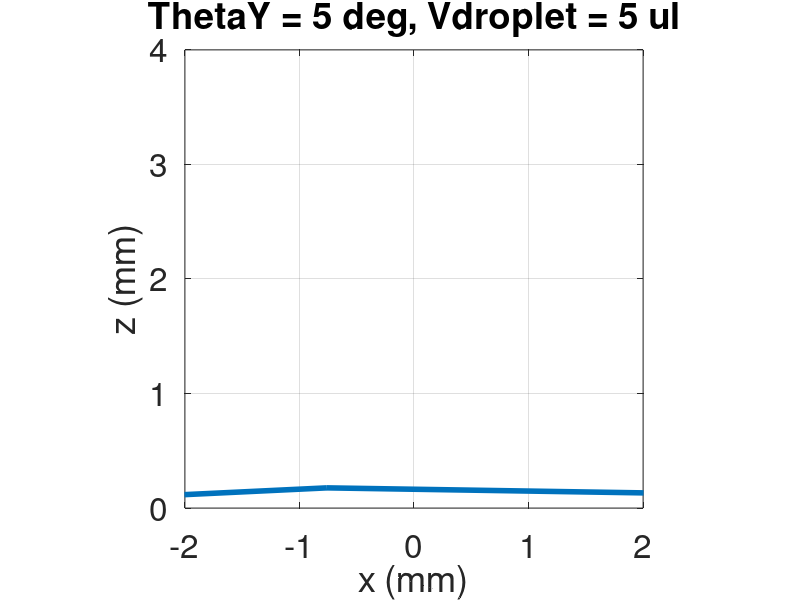

Reproduce this figure in MATLAB.
%%%
%%% Analytical droplet shape calculator
%%% Started by nikoscham (2021)
%%%

Vdroplet = input ("Define droplet's volume (ul): "); % Droplet volume (ul)
Vdroplet = Vdroplet*1e-9; % Convert to m3
ThetaY = input ("Define Young's contact angle (deg): "); % Young's contact angle
ThetaY = ThetaY * pi / 180; % Convert to rad

% Calculate the point where the droplet touches the solid surface (ro)
ro = (Vdroplet/(2*pi/(3*tan(pi-ThetaY)^3)+pi/tan(pi-ThetaY)+2*pi*sqrt(1/(tan(pi-ThetaY))^2+1)^3/3))^(1/3);

% Calculate the z-cordinate of the center of the circle (zc)
zc = ro/tan(pi-ThetaY);

% Calculate the radius of the circle (R)
R = sqrt(zc^2+ro^2);

ro = ro * 1000;
zc = zc * 1000;
R = R *1000;

% Plot results
set(0, "defaulttextfontsize", 24) % Title
set(0, "defaultaxesfontsize", 24) % Axes labels
set(0, "defaultlinelinewidth", 4) 
t = linspace(0,2*pi,100)'; 
circsx = R.*cos(t);
circsz = R.*sin(t) + zc; 
plot(circsx,circsz); 
title (["ThetaY = "  ,num2str(ThetaY*180/pi), " deg, Vdroplet = " ,num2str(Vdroplet/1e-9), " ul"]);
xlabel ("x (mm)");
ylabel ("z (mm)");
axis ([-2, 2, 0, 4], "square");
grid on;